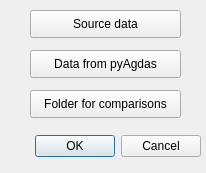
<?xml version="1.0" encoding="UTF-8"?>
<ui version="4.0">
 <class>Comparison</class>
 <widget class="QDialog" name="Comparison">
  <property name="geometry">
   <rect>
    <x>0</x>
    <y>0</y>
    <width>206</width>
    <height>173</height>
   </rect>
  </property>
  <property name="windowTitle">
   <string>Dialog</string>
  </property>
  <widget class="QDialogButtonBox" name="buttonBox">
   <property name="geometry">
    <rect>
     <x>-140</x>
     <y>130</y>
     <width>341</width>
     <height>32</height>
    </rect>
   </property>
   <property name="orientation">
    <enum>Qt::Horizontal</enum>
   </property>
   <property name="standardButtons">
    <set>QDialogButtonBox::Cancel|QDialogButtonBox::Ok</set>
   </property>
  </widget>
  <widget class="QPushButton" name="source">
   <property name="geometry">
    <rect>
     <x>30</x>
     <y>10</y>
     <width>151</width>
     <height>28</height>
    </rect>
   </property>
   <property name="text">
    <string>Source data</string>
   </property>
  </widget>
  <widget class="QPushButton" name="source2">
   <property name="geometry">
    <rect>
     <x>30</x>
     <y>50</y>
     <width>151</width>
     <height>28</height>
    </rect>
   </property>
   <property name="text">
    <string>Data from pyAgdas</string>
   </property>
  </widget>
  <widget class="QPushButton" name="target">
   <property name="geometry">
    <rect>
     <x>30</x>
     <y>90</y>
     <width>151</width>
     <height>28</height>
    </rect>
   </property>
   <property name="text">
    <string>Folder for comparisons</string>
   </property>
  </widget>
 </widget>
 <resources/>
 <connections>
  <connection>
   <sender>buttonBox</sender>
   <signal>accepted()</signal>
   <receiver>Comparison</receiver>
   <slot>accept()</slot>
   <hints>
    <hint type="sourcelabel">
     <x>248</x>
     <y>254</y>
    </hint>
    <hint type="destinationlabel">
     <x>157</x>
     <y>274</y>
    </hint>
   </hints>
  </connection>
  <connection>
   <sender>buttonBox</sender>
   <signal>rejected()</signal>
   <receiver>Comparison</receiver>
   <slot>reject()</slot>
   <hints>
    <hint type="sourcelabel">
     <x>316</x>
     <y>260</y>
    </hint>
    <hint type="destinationlabel">
     <x>286</x>
     <y>274</y>
    </hint>
   </hints>
  </connection>
 </connections>
</ui>
